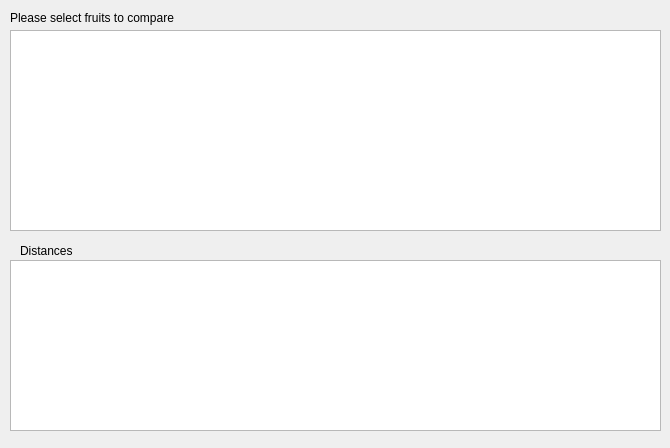
<?xml version="1.0" encoding="UTF-8"?>
<ui version="4.0">
 <class>Form</class>
 <widget class="QWidget" name="Form">
  <property name="geometry">
   <rect>
    <x>0</x>
    <y>0</y>
    <width>670</width>
    <height>448</height>
   </rect>
  </property>
  <property name="windowTitle">
   <string>Fruit</string>
  </property>
  <widget class="QLabel" name="label">
   <property name="geometry">
    <rect>
     <x>10</x>
     <y>10</y>
     <width>301</width>
     <height>16</height>
    </rect>
   </property>
   <property name="text">
    <string>Please select fruits to compare</string>
   </property>
  </widget>
  <widget class="QLabel" name="label_2">
   <property name="geometry">
    <rect>
     <x>20</x>
     <y>240</y>
     <width>71</width>
     <height>21</height>
    </rect>
   </property>
   <property name="text">
    <string>Distances</string>
   </property>
  </widget>
  <widget class="QTableView" name="tableView_2">
   <property name="geometry">
    <rect>
     <x>10</x>
     <y>260</y>
     <width>651</width>
     <height>171</height>
    </rect>
   </property>
  </widget>
  <widget class="QTableView" name="tableView">
   <property name="geometry">
    <rect>
     <x>10</x>
     <y>30</y>
     <width>651</width>
     <height>201</height>
    </rect>
   </property>
  </widget>
 </widget>
 <resources/>
 <connections/>
</ui>
